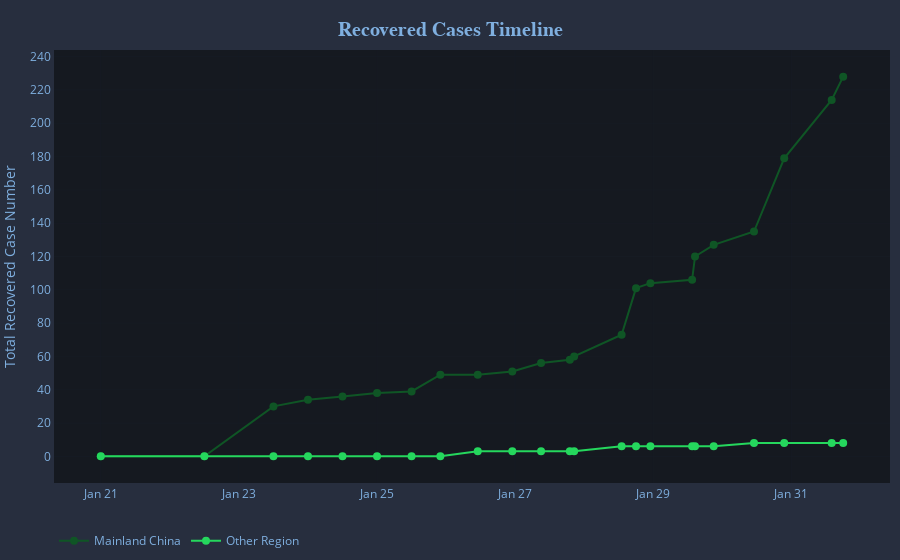

Notebook code for this chart:
### Code cell
# Line plot for recovered cases
# Set up tick scale based on confirmed case number
tickList = list(np.arange(0, df_recovered['Mainland China'].max()+100, 20))

# Create empty figure canvas
fig_recovered = go.Figure()
# Add trace to the figure
fig_recovered.add_trace(go.Scatter(x=df_recovered['Date'], y=df_recovered['Mainland China'],
                         mode='lines+markers',
                         name='Mainland China',
                         line=dict(color='#0f5525', width=2),
                         marker=dict(size=8),
                         text=[datetime.strftime(d+timedelta(hours=16), '%b %d %Y %H:%M AEDT') for d in df_recovered['Date']],
                         hovertemplate='<b>%{text}</b><br></br>'+
                                       'Mainland China recovered<br>'+
                                       '%{y} cases<br>'+
                                       '<extra></extra>'))
fig_recovered.add_trace(go.Scatter(x=df_recovered['Date'], y=df_recovered['Other locations'],
                         mode='lines+markers',
                         name='Other Region',
                         line=dict(color='#25d75d', width=2),
                         marker=dict(size=8),
                         text=[datetime.strftime(d+timedelta(hours=16), '%b %d %Y %H:%M AEDT') for d in df_recovered['Date']],
                         hovertemplate='<b>%{text}</b><br></br>'+
                                       'Other region recovered<br>'+
                                       '%{y} cases<br>'+
                                       '<extra></extra>'))
# Customise layout
fig_recovered.update_layout(
    title=dict(
        text="<b>Recovered Cases Timeline<b>",
        y=0.96, x=0.5, xanchor='center', yanchor='top',
        font=dict(size=20, color="#7fafdf", family="Playfair Display")
    ),
    margin=go.layout.Margin(
        l=5,
        r=10,
        b=10,
        t=50,
        pad=0
    ),
    yaxis=dict(
        showline=True, linecolor='#272e3e',
        zeroline=False,
        gridcolor='#272e3e',
        gridwidth = .1,
        tickmode='array',
        # Set tick range based on the maximum number
        tickvals=tickList,
        # Set tick label accordingly
        ticktext=['{:.0f}'.format(i) for i in tickList]
    ),
    yaxis_title="Total Recovered Case Number",
    xaxis=dict(
        showline=True, linecolor='#272e3e',
        gridcolor='#272e3e',
        gridwidth = .1,
        zeroline=False
    ),
    xaxis_tickformat='%b %d',
    hovermode = 'x',
    legend_orientation="h",
    plot_bgcolor='#151920',
    paper_bgcolor='#272e3e',
    font=dict(color='#7fafdf')
)

fig_recovered.show()

### Figure 1 — Plotly figure (JSON) as saved in the notebook; plotly's stock layout.template omitted (floating-point values rounded to 4 significant figures)
{"data": [{"hovertemplate": "<b>%{text}</b><br></br>Mainland China recovered<br>%{y} cases<br><extra></extra>", "line": {"color": "#0f5525", "width": 2}, "marker": {"size": 8}, "mode": "lines+markers", "name": "Mainland China", "text": ["Feb 01 2020 10:00 AEDT", "Feb 01 2020 06:00 AEDT", "Jan 31 2020 13:30 AEDT", "Jan 31 2020 03:00 AEDT", "Jan 30 2020 13:00 AEDT", "Jan 30 2020 06:30 AEDT", "Jan 30 2020 05:30 AEDT", "Jan 29 2020 15:00 AEDT", "Jan 29 2020 10:00 AEDT", "Jan 29 2020 05:00 AEDT", "Jan 28 2020 12:30 AEDT", "Jan 28 2020 11:00 AEDT", "Jan 28 2020 01:00 AEDT", "Jan 27 2020 15:00 AEDT", "Jan 27 2020 03:00 AEDT", "Jan 26 2020 14:00 AEDT", "Jan 26 2020 04:00 AEDT", "Jan 25 2020 16:00 AEDT", "Jan 25 2020 04:00 AEDT", "Jan 24 2020 16:00 AEDT", "Jan 24 2020 04:00 AEDT", "Jan 23 2020 04:00 AEDT", "Jan 21 2020 16:00 AEDT"], "type": "scatter", "x": ["2020-01-31T18:00:00", "2020-01-31T14:00:00", "2020-01-30T21:30:00", "2020-01-30T11:00:00", "2020-01-29T21:00:00", "2020-01-29T14:30:00", "2020-01-29T13:30:00", "2020-01-28T23:00:00", "2020-01-28T18:00:00", "2020-01-28T13:00:00", "2020-01-27T20:30:00", "2020-01-27T19:00:00", "2020-01-27T09:00:00", "2020-01-26T23:00:00", "2020-01-26T11:00:00", "2020-01-25T22:00:00", "2020-01-25T12:00:00", "2020-01-25T00:00:00", "2020-01-24T12:00:00", "2020-01-24T00:00:00", "2020-01-23T12:00:00", "2020-01-22T12:00:00", "2020-01-21T00:00:00"], "y": [228, 214, 179, 135, 127, 120, 106, 104, 101, 73, 60, 58, 56, 51, 49, 49, 39, 38, 36, 34, 30, 0, 0]}, {"hovertemplate": "<b>%{text}</b><br></br>Other region recovered<br>%{y} cases<br><extra></extra>", "line": {"color": "#25d75d", "width": 2}, "marker": {"size": 8}, "mode": "lines+markers", "name": "Other Region", "text": ["Feb 01 2020 10:00 AEDT", "Feb 01 2020 06:00 AEDT", "Jan 31 2020 13:30 AEDT", "Jan 31 2020 03:00 AEDT", "Jan 30 2020 13:00 AEDT", "Jan 30 2020 06:30 AEDT", "Jan 30 2020 05:30 AEDT", "Jan 29 2020 15:00 AEDT", "Jan 29 2020 10:00 AEDT", "Jan 29 2020 05:00 AEDT", "Jan 28 2020 12:30 AEDT", "Jan 28 2020 11:00 AEDT", "Jan 28 2020 01:00 AEDT", "Jan 27 2020 15:00 AEDT", "Jan 27 2020 03:00 AEDT", "Jan 26 2020 14:00 AEDT", "Jan 26 2020 04:00 AEDT", "Jan 25 2020 16:00 AEDT", "Jan 25 2020 04:00 AEDT", "Jan 24 2020 16:00 AEDT", "Jan 24 2020 04:00 AEDT", "Jan 23 2020 04:00 AEDT", "Jan 21 2020 16:00 AEDT"], "type": "scatter", "x": ["2020-01-31T18:00:00", "2020-01-31T14:00:00", "2020-01-30T21:30:00", "2020-01-30T11:00:00", "2020-01-29T21:00:00", "2020-01-29T14:30:00", "2020-01-29T13:30:00", "2020-01-28T23:00:00", "2020-01-28T18:00:00", "2020-01-28T13:00:00", "2020-01-27T20:30:00", "2020-01-27T19:00:00", "2020-01-27T09:00:00", "2020-01-26T23:00:00", "2020-01-26T11:00:00", "2020-01-25T22:00:00", "2020-01-25T12:00:00", "2020-01-25T00:00:00", "2020-01-24T12:00:00", "2020-01-24T00:00:00", "2020-01-23T12:00:00", "2020-01-22T12:00:00", "2020-01-21T00:00:00"], "y": [8, 8, 8, 8, 6, 6, 6, 6, 6, 6, 3, 3, 3, 3, 3, 0, 0, 0, 0, 0, 0, 0, 0]}], "layout": {"font": {"color": "#7fafdf"}, "hovermode": "x", "legend": {"orientation": "h"}, "margin": {"b": 10, "l": 5, "pad": 0, "r": 10, "t": 50}, "paper_bgcolor": "#272e3e", "plot_bgcolor": "#151920", "title": {"font": {"color": "#7fafdf", "family": "Playfair Display", "size": 20}, "text": "<b>Recovered Cases Timeline<b>", "x": 0.5, "xanchor": "center", "y": 0.96, "yanchor": "top"}, "xaxis": {"gridcolor": "#272e3e", "gridwidth": 0.1, "linecolor": "#272e3e", "showline": true, "tickformat": "%b %d", "zeroline": false}, "yaxis": {"gridcolor": "#272e3e", "gridwidth": 0.1, "linecolor": "#272e3e", "showline": true, "tickmode": "array", "ticktext": ["0", "20", "40", "60", "80", "100", "120", "140", "160", "180", "200", "220", "240", "260", "280", "300", "320"], "tickvals": [0, 20, 40, 60, 80, 100, 120, 140, 160, 180, 200, 220, 240, 260, 280, 300, 320], "title": {"text": "Total Recovered Case Number"}, "zeroline": false}}}
